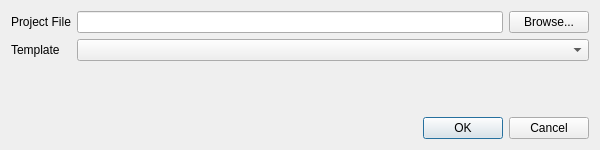
<?xml version="1.0" encoding="UTF-8"?>
<ui version="4.0">
 <class>NewProjectDialog</class>
 <widget class="QDialog" name="NewProjectDialog">
  <property name="geometry">
   <rect>
    <x>0</x>
    <y>0</y>
    <width>600</width>
    <height>150</height>
   </rect>
  </property>
  <property name="windowTitle">
   <string>New Project</string>
  </property>
  <layout class="QGridLayout" name="gridLayout">
   <item row="0" column="0">
    <widget class="QLabel" name="labelPath">
     <property name="text">
      <string>Project File</string>
     </property>
    </widget>
   </item>
   <item row="0" column="1">
    <widget class="QLineEdit" name="projectPath">
     <property name="minimumWidth">
      <number>500</number>
     </property>
    </widget>
   </item>
   <item row="0" column="2">
    <widget class="QPushButton" name="browse">
     <property name="text">
      <string>Browse...</string>
     </property>
    </widget>
   </item>
   <item row="1" column="0">
    <widget class="QLabel" name="labelTemplate">
     <property name="text">
      <string>Template</string>
     </property>
    </widget>
   </item>
   <item row="1" column="1" colspan="2">
    <widget class="QComboBox" name="templateBox"/>
   </item>
   <item row="2" column="0" colspan="3">
    <spacer name="verticalSpacer">
     <property name="orientation">
      <enum>Qt::Vertical</enum>
     </property>
     <property name="sizeHint">
      <size>
       <width>20</width>
       <height>20</height>
      </size>
     </property>
    </spacer>
   </item>
   <item row="3" column="0" colspan="3">
    <widget class="QDialogButtonBox" name="buttonBox">
     <property name="orientation">
      <enum>Qt::Horizontal</enum>
     </property>
     <property name="standardButtons">
      <set>QDialogButtonBox::Cancel|QDialogButtonBox::Ok</set>
     </property>
    </widget>
   </item>
  </layout>
 </widget>
 <resources/>
 <connections>
  <connection>
   <sender>buttonBox</sender>
   <signal>accepted()</signal>
   <receiver>NewProjectDialog</receiver>
   <slot>accept()</slot>
  </connection>
  <connection>
   <sender>buttonBox</sender>
   <signal>rejected()</signal>
   <receiver>NewProjectDialog</receiver>
   <slot>reject()</slot>
  </connection>
 </connections>
</ui>
